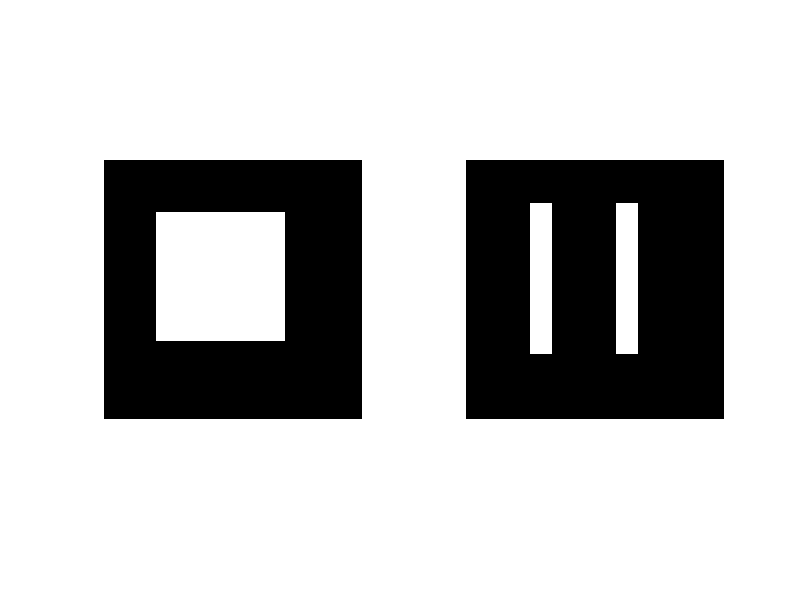

Here is the MATLAB script that generated this plot:
pkg load image;
clc;


s = [-1 -2 -1; 2 4 2; -1 -2 -1]; #2 barras horizontais

s = [-1 2 -1; -1 2 -1; -1 2 -1]; #2 barras verticais
img = zeros(10,10);

img(3:7,3:7)=1;

b = conv2(s,img);

figure(1),subplot(1,2,1),imshow(img);
figure(1),subplot(1,2,2),imshow(b);









